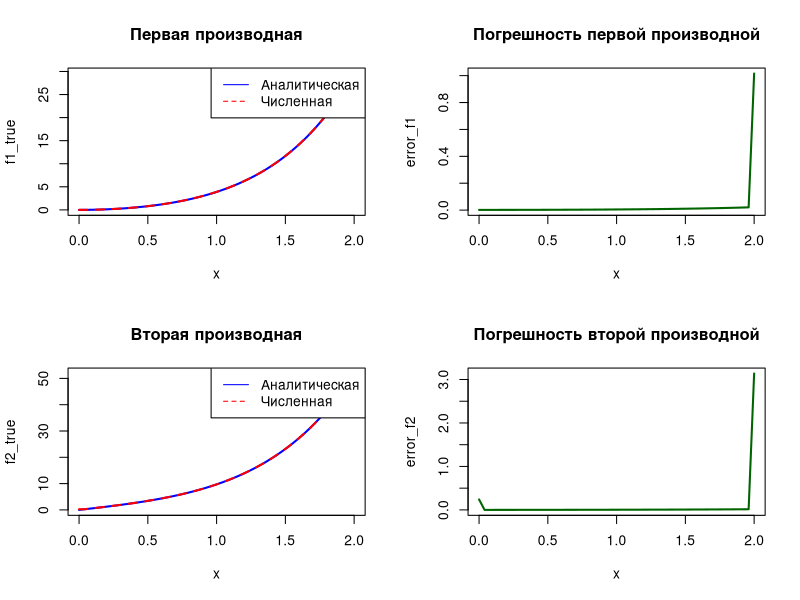

The R source for this figure:
f <- function(x) x^2 * sinh(x)
f_prime <- function(x) 2*x*sinh(x) + x^2*cosh(x)
f_double_prime <- function(x) 2*sinh(x) + 4*x*cosh(x) + x^2*sinh(x)

a <- 0
b <- 2
n <- 50
h <- (b - a) / n
x <- seq(a, b, length.out = n + 1)

y <- f(x)

f1_num <- numeric(length(x))
f1_num[2:n] <- (y[3:(n+1)] - y[1:(n-1)]) / (2*h)
f1_num[1] <- (y[2] - y[1]) / h
f1_num[n+1] <- (y[n+1] - y[n]) / h

f2_num <- numeric(length(x))
f2_num[2:n] <- (y[3:(n+1)] - 2*y[2:n] + y[1:(n-1)]) / (h^2)
f2_num[1] <- (y[3] - 2*y[2] + y[1]) / (h^2)
f2_num[n+1] <- (y[n+1] - 2*y[n] + y[n-1]) / (h^2)

f1_true <- f_prime(x)
f2_true <- f_double_prime(x)

error_f1 <- abs(f1_true - f1_num)
error_f2 <- abs(f2_true - f2_num)

par(mfrow = c(2, 2))

plot(x, f1_true, type = "l", col = "blue", lwd = 2, main = "Первая производная")
lines(x, f1_num, col = "red", lwd = 2, lty = 2)
legend("topright", legend = c("Аналитическая", "Численная"), col = c("blue", "red"), lty = c(1,2))

plot(x, error_f1, type = "l", col = "darkgreen", lwd = 2, main = "Погрешность первой производной")

plot(x, f2_true, type = "l", col = "blue", lwd = 2, main = "Вторая производная")
lines(x, f2_num, col = "red", lwd = 2, lty = 2)
legend("topright", legend = c("Аналитическая", "Численная"), col = c("blue", "red"), lty = c(1,2))

plot(x, error_f2, type = "l", col = "darkgreen", lwd = 2, main = "Погрешность второй производной")

###

f <- function(x) x^2 / 2
f_prime <- function(x) x
f_double_prime <- function(x) rep(1, length(x))

